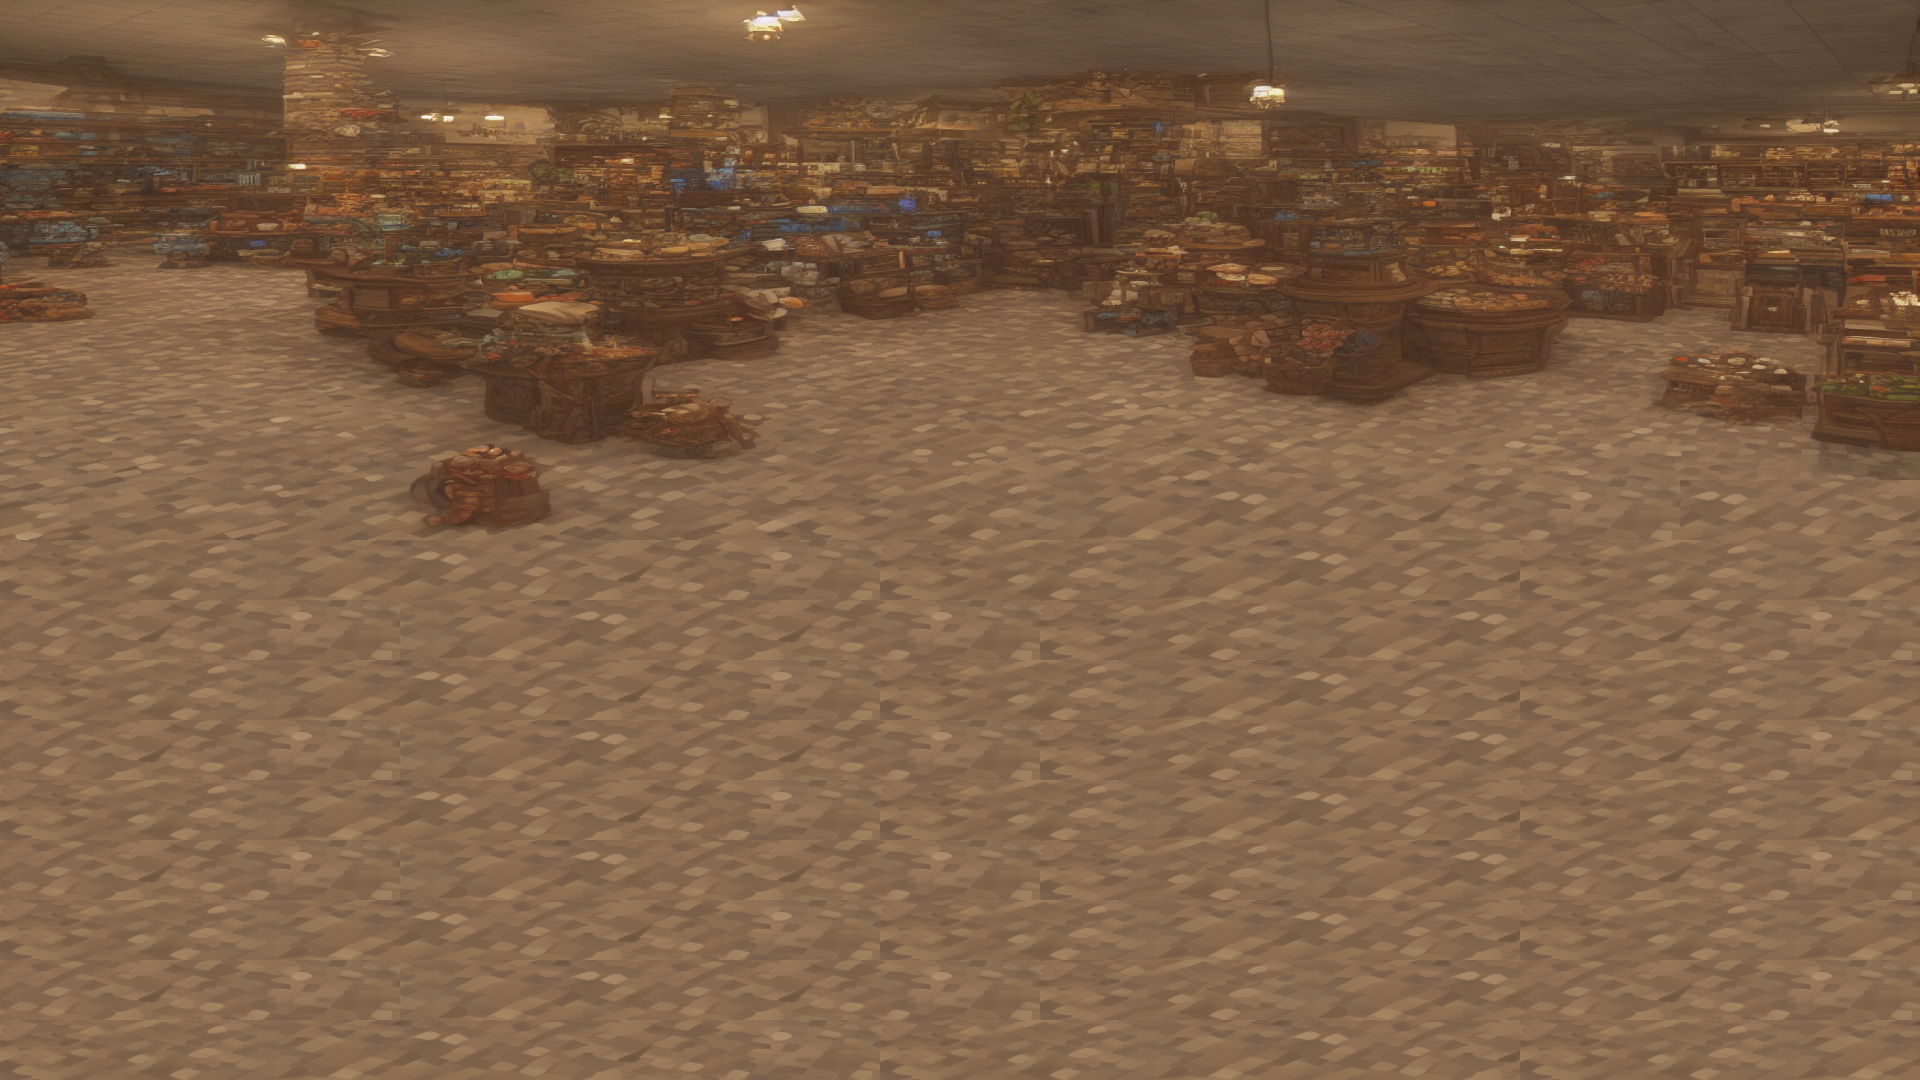

A 2D game scene composited from a Tiled map and its tileset images. What follows is a short description and the map's XML, with every tile layer's data as written:
An orthogonal 24x18 tile map with 80x60 px tiles, 1 tile layer (Tile Layer 1) and 2 objects.

<map version="1.9" tiledversion="1.9.2" orientation="orthogonal" renderorder="right-down" width="24" height="18" tilewidth="80" tileheight="60" infinite="0" nextlayerid="4" nextobjectid="8">
 <tileset firstgid="1" source="ShopFloorTileset8.tsx" />
 <layer id="1" name="Tile Layer 1" width="24" height="18">
  <data encoding="csv">
1,2,3,4,5,6,7,8,9,10,11,12,13,14,15,16,17,18,19,20,21,22,23,24,
25,26,27,28,29,30,31,32,33,34,35,36,37,38,39,40,41,42,43,44,45,46,47,48,
49,50,51,52,53,54,55,56,57,58,59,60,61,62,63,64,65,66,67,68,69,70,71,72,
73,74,75,76,77,78,79,80,81,82,83,84,85,86,87,88,89,90,91,92,93,94,95,96,
97,98,99,100,101,102,103,104,105,106,107,108,109,110,111,112,113,114,115,116,117,118,119,120,
121,122,123,124,125,126,127,128,129,130,131,132,133,134,135,136,137,138,139,140,141,142,143,144,
145,146,147,148,149,150,151,152,153,154,155,156,157,158,159,160,161,162,163,164,165,166,167,168,
169,170,171,172,173,174,175,176,177,178,179,180,181,182,183,184,185,186,187,188,189,190,191,192,
193,194,195,196,197,198,199,200,201,202,203,204,205,206,207,208,209,210,211,212,213,208,209,210,
203,204,205,206,207,208,209,210,211,212,213,203,204,205,206,207,208,209,210,203,204,205,206,207,
209,210,211,212,213,206,207,208,209,210,211,212,213,203,204,205,206,207,208,209,210,211,212,213,
203,204,205,206,207,208,209,210,211,212,213,203,204,205,206,207,208,209,210,203,204,205,206,207,
209,210,211,212,213,206,207,208,209,210,211,212,213,203,204,205,206,207,208,209,210,211,212,213,
203,204,205,206,207,208,209,210,211,212,213,203,204,205,206,207,208,209,210,203,204,205,206,207,
209,210,211,212,213,206,207,208,209,210,211,212,213,203,204,205,206,207,208,209,210,211,212,213,
203,204,205,206,207,208,209,210,211,212,213,203,204,205,206,207,208,209,210,203,204,205,206,207,
209,210,211,212,213,206,207,208,209,210,211,212,213,203,204,205,206,207,208,209,210,211,212,213,
203,204,205,206,207,208,209,210,211,212,213,203,204,205,206,207,208,209,210,203,204,205,206,207
</data>
 </layer>
 <objectgroup id="3" name="Object Layer 1">
  <object id="5" x="485.479" y="445.91">
   <polygon points="0,0 -62.397,25.8719 -62.397,51.7438 57.8313,51.7438 48.7001,12.175" />
  </object>
  <object id="7" x="-1.52188" y="178.06">
   <polygon points="0,0 304.375,-3.04375 477.869,150.666 649.841,150.666 646.798,74.572 1021.18,28.9157 1182.5,62.397 1368.17,133.925 1552.31,80.6595 1675.59,38.0469 1806.47,74.572 1849.08,126.316 1922.13,181.103 1922.13,-175.016 3.04375,-178.06" />
  </object>
 </objectgroup>
</map>
